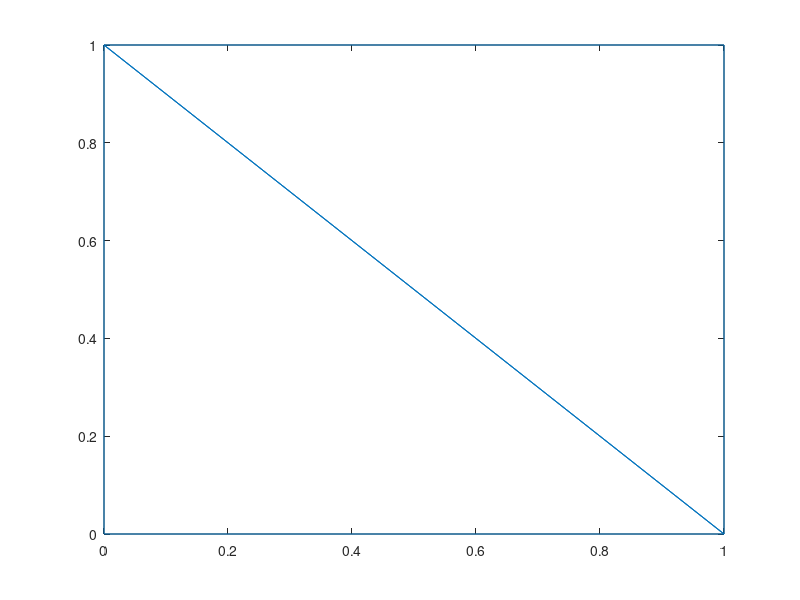

This figure's MATLAB source: (Note: this script raises an error after producing the figure.)
%=============================================================================
% Copyright (c) 2016-present Allan CORNET (Nelson)
%=============================================================================
% This file is part of Nelson.
%=============================================================================
% LICENCE_BLOCK_BEGIN
% SPDX-License-Identifier: LGPL-3.0-or-later
% LICENCE_BLOCK_END
%=============================================================================
% <--ADV-CLI MODE-->
%=============================================================================
P = [0 0; 1 0; 1 1; 0 1];
T = delaunay(P);
f = figure('Visible', 'off');
h = triplot(T, P(:, 1), P(:, 2));
asserts.istrue(isgraphics(h, 'line'));
asserts.isapprox(h.Color, [0.0660 0.4430 0.7450], 1e-4);
%=============================================================================
h = triplot(T, P(:, 1), P(:, 2), '--r', 'LineWidth', 2);
asserts.isequal(h.LineStyle, '--');
asserts.isequal(h.Color, [1 0 0]);
asserts.isequal(h.LineWidth, 2);
%=============================================================================
h = triplot(T, P(:, 1), P(:, 2), 'or');
asserts.isequal(h.LineStyle, 'none');
asserts.isequal(h.Marker, 'o');
asserts.isequal(h.Color, [1 0 0]);
%=============================================================================
DT = delaunayTriangulation(P);
h = triplot(DT);
asserts.istrue(isgraphics(h, 'line'));
%=============================================================================
P = [0 0 0; 1 0 0; 0 1 1; 1 1 2];
T = [1 2 3; 2 4 3];
TR = triangulation(T, P);
figure('Visible', 'off');
h = triplot(TR);
asserts.istrue(isgraphics(h, 'line'));
asserts.isequal(h.ZData, zeros(1, 0));
%=============================================================================
rng default;
P = rand([30 2]);
DT = delaunayTriangulation(P);
IC = incenter(DT);
h = triplot(DT);
hold on
p = plot(IC(:, 1), IC(:, 2), '*r');
asserts.istrue(isgraphics(h, 'line'));
asserts.istrue(isgraphics(p, 'line'));
%=============================================================================
figure('Visible', 'off');
txt = evalc('triplot(DT)');
asserts.isfalse(contains(txt, 'ans ='));
%=============================================================================
